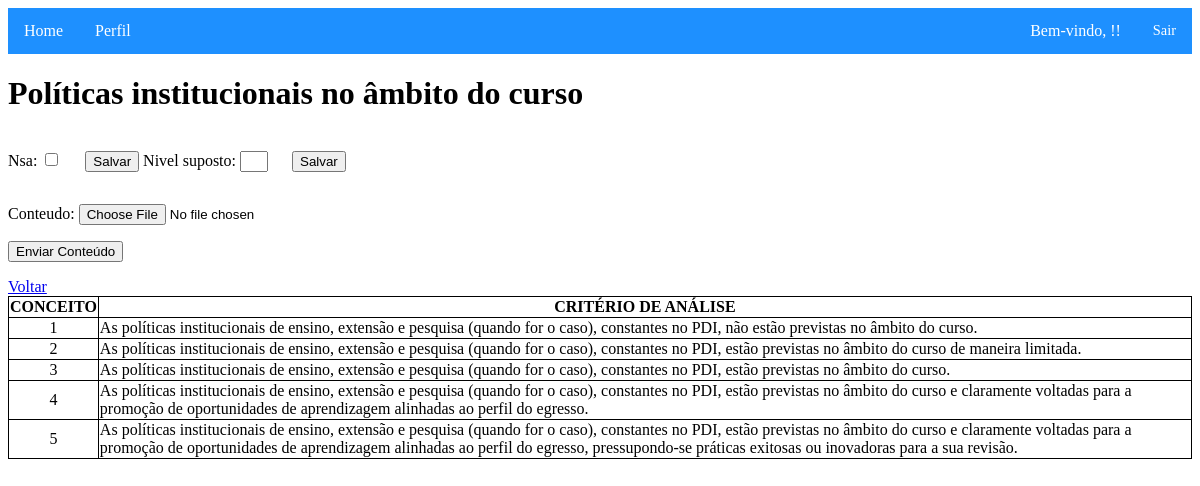
Page /indicadores/indicador_detalhes/112/ on the committed database.
### indicadores/models.py (models this page shows)
class IndicadorMan(models.Model):
    curso = models.ForeignKey('cursos.Curso', on_delete=models.CASCADE)
    indicador_info = models.ForeignKey('IndicadorInfo', on_delete=models.CASCADE)
    nsa = models.BooleanField(default=False)
    nivel_suposto = models.IntegerField(null=True)
    data_envio = models.DateTimeField(auto_now_add=True)
    conteudo = models.FileField(upload_to='relatorios/', blank=True, validators=[validate_pdf_file])
    usuario_relatorio = models.ForeignKey(Usuario, on_delete=models.SET_NULL, null=True, related_name='relatorios')

class IndicadorInfo(models.Model):
    ORGANIZACAO = 'O'
    CORPO_DOCENTE = 'C'
    INFRAESTRUTURA = 'I'
    DIMENSOES = [
        (ORGANIZACAO, 'Organização Didático-Pedagógica'),
        (CORPO_DOCENTE, 'Corpo Docente e Tutorial'),
        (INFRAESTRUTURA, 'Infraestrutura'),
    ]
    nome = models.CharField(max_length=255)
    dimensao = models.CharField(max_length=1, choices=DIMENSOES)
    mensagem_aviso = models.TextField(blank=True)
    tabela_conceitos = models.JSONField()

### indicadores/views.py (the view, shortened to what this page needs)
# urls.py: path('indicador_detalhes/<int:indicador_man_id>/', indicador_detalhes, name='indicador_detalhes'),
def indicador_detalhes(request, indicador_man_id):
    indicador_man = get_object_or_404(IndicadorMan, pk=indicador_man_id)
    curso = indicador_man.curso
    nsa_form = NSAForm(request.POST or None, instance=indicador_man)
    nivel_suposto_form = NivelSupostoForm(request.POST or None, instance=indicador_man)
    conteudo_form = ConteudoForm(request.POST or None, request.FILES or None, instance=indicador_man)
    curso = indicador_man.curso
    indicador_info = IndicadorInfo.objects.get(pk=indicador_man.indicador_info_id)
    context = {
        'nsa_form': nsa_form,
        'nivel_suposto_form': nivel_suposto_form,
        'conteudo_form': conteudo_form,
        'indicador_man': indicador_man,
        'curso': curso,
        'nome_indicador': indicador_info.nome,
        'mensagem_aviso': indicador_info.mensagem_aviso,
        'tabela_conceitos': indicador_info.tabela_conceitos,
    }
    return render(request, 'indicadores/indicador_detalhes.html', context)

### indicadores/forms.py
class NSAForm(forms.ModelForm):
    class Meta:
        model = IndicadorMan
        fields = ('nsa',)

class NivelSupostoForm(forms.ModelForm):
    class Meta:
        model = IndicadorMan
        fields = ('nivel_suposto',)

### templates/indicadores/indicador_detalhes.html (shortened to what this page needs)
{% extends 'base.html' %}
{% load static %}
{% block content %}
    <h1>{{ indicador_man.indicador_info.nome }}</h1>
    <form method="post" class="inline-form">
      {{ nsa_form.as_p }}
      <input type="submit" value="Salvar">
    </form>
    <form method="post" class="inline-form">
      {{ nivel_suposto_form.as_p }}
      <input type="submit" value="Salvar">
    </form>
    <form method="post" enctype="multipart/form-data">
        {{ conteudo_form.as_p }}
        <input type="submit" value="{% if indicador_man.conteudo %}Substituir Conteúdo{% else %}Enviar Conteúdo{% endif %}">
    </form>
    <a href="{% url 'cursos:detalhes_curso_gen' curso.id %}">Voltar</a>
    <table>
      <tr>
        <th>CONCEITO</th>
        <th>CRITÉRIO DE ANÁLISE</th>
      </tr>
      {% for conceito, criterio in tabela_conceitos.items %}
          <tr>
            <td>{{ conceito }}</td>
            <td>{{ criterio }}</td>
          </tr>
      {% endfor %}
    </table>
{% endblock %}

### templates/indicadores/indicador_detalhes.html (style rules this page uses)
form.inline-form { display: inline-block; }
form.inline-form input[type="submit"] { margin-left: 10px; }
form.inline-form p { display: inline-block; margin-right: 10px; }
input[name="nivel_suposto"] { width: 20px; }
table, th, td { border: 1px solid black; border-collapse: collapse; }
td:first-child { text-align: center; }

### rows in the picture
IndicadorMan: indicador_info.nome "Políticas institucionais no âmbito do curso", conteudo "Enviar Conteúdo"

### other values in the picture
{{ conceito }} "1" "2" "3" "4" "5"
{{ criterio }} "As políticas institucionais de ensino, extensão e pesquisa (quando for o caso), constantes no PDI, não estão previstas no âmbito do curso." "As políticas institucionais de ensino, extensão e pesquisa (quando for o caso), constantes no PDI, estão previstas no âmbito do curso de maneira limitada." "As políticas institucionais de ensino, extensão e pesquisa (quando for o caso), constantes no PDI, estão previstas no âmbito do curso."
